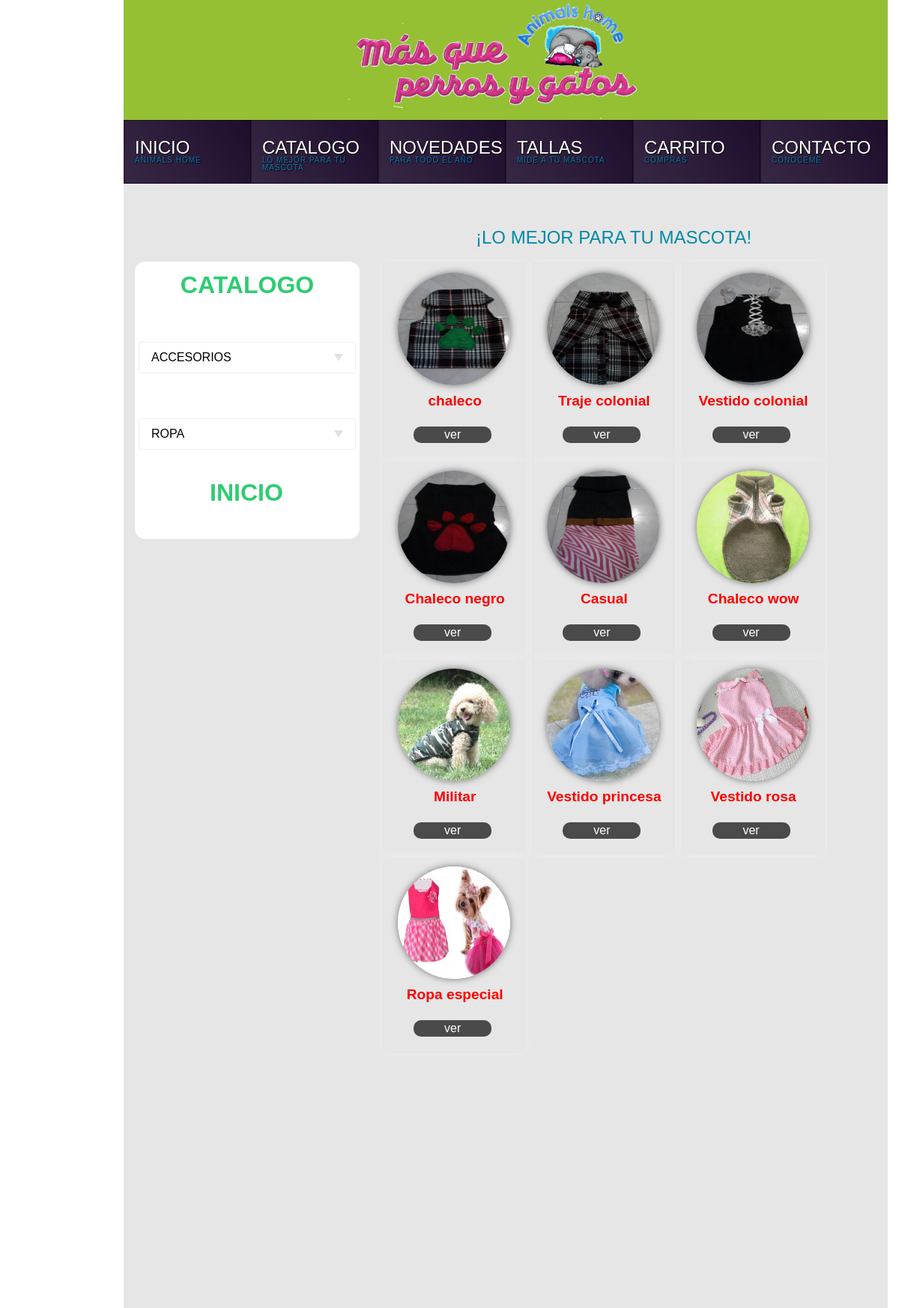
/ropaperro.php, run on the app's committed database.
### tables this page shows
CREATE TABLE IF NOT EXISTS `productos` (
  `id` int(11) NOT NULL AUTO_INCREMENT,
  `nombre` text NOT NULL,
  `descripcion` text NOT NULL,
  `imagen` text NOT NULL,
  `precio` double NOT NULL,
  PRIMARY KEY (`id`)
);

### ropaperro.php (the view, shortened to what this page needs)
<!DOCTYPE HTML>
<html>
<head>
<link href="css/catalogo/accesorios.css" rel="stylesheet" type="text/css"/>
<link href="css/style.css" rel="stylesheet" type="text/css"/>
 <link rel="stylesheet" href="css/catalogo/reset.css">
 <link rel="stylesheet" href="css/catalogo/menuvertical.css">
</head>
<body id="cuerpo">
    <div id="barra-logo">
        <div id="imagen-logo"></div>
          </div>
          <div id="menu">
              <ul id="sdt_menu" class="sdt_menu">
				<li>
					<a href="inicio.php">
						<span class="sdt_wrap">
							<span class="sdt_link">INICIO</span>
							<span class="sdt_descr">ANIMALS HOME</span>
						</span>
					</a>
				</li>
				<li>
					<a href="catalogo.php">
						<span class="sdt_wrap">
							<span class="sdt_link">CATALOGO</span>
							<span class="sdt_descr">LO MEJOR PARA TU MASCOTA</span>
						</span>
					</a>
				</li>
				<li>
					<a href="novedades.php">
						<span class="sdt_wrap">
							<span class="sdt_link">NOVEDADES</span>
							<span class="sdt_descr">PARA TODO EL AÑO</span>
						</span>
					</a>
				</li>
				<li>
					<a href="tallas.php">
						<span class="sdt_wrap">
							<span class="sdt_link">TALLAS</span>
							<span class="sdt_descr">MIDE A TU MASCOTA</span>
						</span>
					</a>
				</li>
				<li>
					<a href="carrito.php">
						<span class="sdt_wrap">
							<span class="sdt_link">CARRITO</span>
							<span class="sdt_descr">COMPRAS</span>
						</span>
					</a>
				</li>
				<li>
					<a href="contacto.php">
						<span class="sdt_wrap">
							<span class="sdt_link">CONTACTO</span>
							<span class="sdt_descr">CONOCEME</span>
						</span>
					</a>
				</li>
			</ul>
          </div>
        <div id="contenedor">
               <div id="texto">
               <h5 class="titulo">
              ¡LO MEJOR PARA TU MASCOTA!
               </h5>
       </div>
	    <div id="menu-vertical">
            <h1 class="encabezado"><a href="catalogo.php">CATALOGO </a></h1>
<dl class="dropdown">
	<dt><a><span>ACCESORIOS</span></a></dt>
</dl>
<dl class="dropdown">
	<dt><a><span>ROPA</span></a></dt>
</dl>
	    <h1 class="encabezado2"><a href="inicio.php">INICIO </a></h1>
        </div>
		            <div id="catalogo-general">
							<?php
		$con="select * from productos LIMIT 20,10";
		$re=mysql_query($con)or die(mysql_error());
		while ($f=mysql_fetch_array($re)) {
		?>
			<div class="producto">
			<center>
				<img src="imagenes/productos/<?php echo $f['imagen'];?>"><br>
				<span class="span"><?php echo utf8_encode($f['nombre']);?></span><br>
				<a href="./detalles.php?id=<?php echo $f['id'];?>">ver</a>
			</center>
		</div>
		<?php
              }
          ?>
          </div>
		</div>
</body>
</html>

### css/catalogo/accesorios.css (style rules this page uses)
.encabezado a { font-family: "GothamRnd-Bold", Helvetica, Arial, sans-serif; font-size: 1em; font-weight: 700; text-align: center; color: #2ecc71; margin: 15px 0px; text-decoration:none; }
.encabezado2 a { float:left; font-family: "GothamRnd-Bold", Helvetica, Arial, sans-serif; font-size: 1em; font-weight: 700; text-align: center; color: #2ecc71; margin: 25px 100px; text-decoration:none; }
#cuerpo { margin: 0; }
#barra-logo { float: left; background: #95c033; box-shadow: none; width:1020px ; height: 160px; display: block; margin:0px 165px; }
#imagen-logo { float:left; -webkit-background-size: cover; -moz-background-size: cover; -o-background-size: cover; background-image: url("../../imagenes/logo.png"); background-size: cover; height: 200px; width: 400px; margin: -10px 300px; }
#menu { float: left; height: 100px; margin:auto 165px; width:1020px ; height: 85px; background:#1B0A2A; }
#contenedor { float: left; height: 1500px; margin:auto 165px; width:1020px ; background:#E6E6E6; }
#texto { float: left; width: 600px; height:0 auto; margin: 30px 450px; }
.titulo { font-family: "GothamRnd-Bold", Helvetica, Arial, sans-serif; font-size: 24px; color: #008AA8; margin-bottom: 25px; float: left; margin:30px 20px; }
#menu-vertical { float: left; width: 300px; height: 370px; margin: -40px 15px; background:white; border-radius: 14px 14px 14px 14px; -moz-border-radius: 14px 14px 14px 14px; -webkit-border-radius: 14px 14px 14px 14px; border: 0px solid #000000; }
#catalogo-general { float: left; width: 640px; height: 1000px; margin: -40px 12px; border-radius: 14px 14px 14px 14px; -moz-border-radius: 14px 14px 14px 14px; -webkit-border-radius: 14px 14px 14px 14px; border: 0px solid #000000; }
.span { width:250px; float:left; margin:25px -60px; font-family: "GothamRnd-Bold", Helvetica, Arial, sans-serif; color: red; font-weight: bolder; font-size: 1.2rem; }
.producto { width: 20%; height: 200px; display: inline-block; vertical-align: top; margin-left: 0.5%; padding: 5%; -webkit-box-shadow: 0px 0px 10px rgba(240, 240, 240, 0.75); -moz-box-shadow: 0px 0px 10px rgba(240, 240, 240, 0.75); box-shadow: 0px 0px 10px rgba(240, 240, 240, 0.75); -webkit-transition: all 1s ease-in-out; -moz-transition: all 1s ease-in-out; }
.producto img { width: 150px; height: 150px; margin:-17px -11px; border-radius: 50%; -webkit-box-shadow: 0px 0px 10px rgba(74, 74, 74, 0.75); -moz-box-shadow: 0px 0px 10px rgba(74, 74, 74, 0.75); box-shadow: 0px 0px 10px rgba(74, 74, 74, 0.75); -webkit-transition: all 1s ease-in-out; -moz-transition: all 1s ease-in-out; }
.producto a { font-family: "GothamRnd-Bold", Helvetica, Arial, sans-serif; float:left; margin: 0px 10px; background-color: #4a4a4a; padding: 3px; color: white; width: 50%; padding-left: 20px; padding-right: 20px; border-radius: 10px; text-decoration:none; }

### css/style.css (style rules this page uses)
ul.sdt_menu { margin:0; padding:0; list-style: none; font-family:"Myriad Pro", "Trebuchet MS", sans-serif; font-size:12px; width:1020px; }
ul.sdt_menu a { text-decoration:none; outline:none; }
ul.sdt_menu li { float:left; width:170px; height:85px; position:relative; cursor:pointer; }
ul.sdt_menu li > a { position:absolute; top:0px; left:0px; width:170px; height:85px; z-index:12; background:transparent url(../images/overlay.png) no-repeat bottom right; -moz-box-shadow:0px 0px 2px #000 inset; -webkit-box-shadow:0px 0px 2px #000 inset; box-shadow:0px 0px 2px #000 inset; }
ul.sdt_menu li span.sdt_wrap { position:absolute; top:25px; left:0px; width:170px; height:60px; z-index:15; }
ul.sdt_menu li span span.sdt_link, ul.sdt_menu li span span.sdt_descr, ul.sdt_menu li div.sdt_box a { margin-left:15px; text-transform:uppercase; text-shadow:1px 1px 1px #000; }
ul.sdt_menu li span span.sdt_link { color:#fff; font-size:24px; float:left; clear:both; }
ul.sdt_menu li span span.sdt_descr { color:#0B75AF; float:left; clear:both; width:155px; font-size:10px; letter-spacing:1px; }

### css/catalogo/menuvertical.css (style rules this page uses)
h1 { font-family: "GothamRnd-Bold", Helvetica, Arial, sans-serif; font-size: 2em; font-weight: 700; text-align: center; color: #2ecc71; margin: 15px 0px; }
.dropdown { width: 18em; margin: 60px 5px; margin-bottom: 1em; }
.dropdown dt a { font-family: "GothamRnd-Bold", Helvetica, Arial, sans-serif; display: block; height: 2.5em; width: 100%; border: 1px solid #ecf0f1; border-radius: 3px; text-decoration: none; }
.dropdown dt span { display: block; padding: 0 1em; line-height: 2.5em; border-right: 1em solid transparent; cursor: pointer; }

### data on the page
productos: imagen (picture), nombre "chaleco"
productos: imagen (picture), nombre "Traje colonial"
productos: imagen (picture), nombre "Vestido colonial"
productos: imagen (picture), nombre "Chaleco negro"
productos: imagen (picture), nombre "Casual"
productos: imagen (picture), nombre "Chaleco wow"
productos: imagen (picture), nombre "Militar"
productos: imagen (picture), nombre "Vestido princesa"
productos: imagen (picture), nombre "Vestido rosa"
productos: imagen (picture), nombre "Ropa especial"
